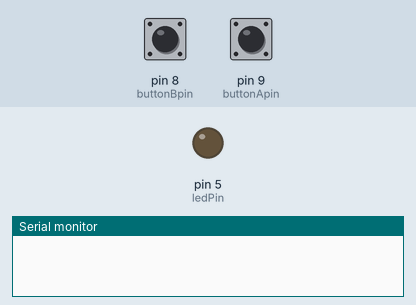
This sketch was run on a simulated Arduino Uno, built with avr-gcc and run on an emulated ATmega328P. Parts: output pins drawn as LEDs (lit = HIGH), the last lines printed to the serial monitor. Dashed ring = blinking. The test bench sets the inputs (shaded band); at power-on: pin 9 (buttonApin) HIGH, pin 8 (buttonBpin) HIGH.

Above: at 1.2 s.
1.3 s: pin 9 (buttonApin) pulled LOW for 0.15 s
At 1.55 s:
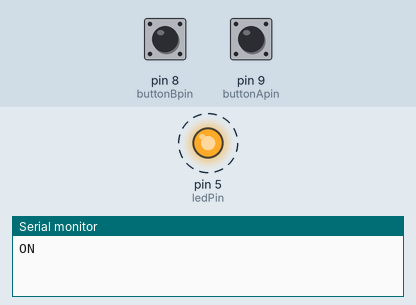
4.3 s: pin 8 (buttonBpin) pulled LOW for 0.15 s
At 4.3 s:
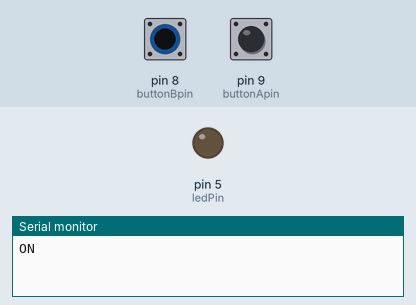
5.9 s: pin 9 (buttonApin) pulled LOW for 1 s
At 6.15 s:
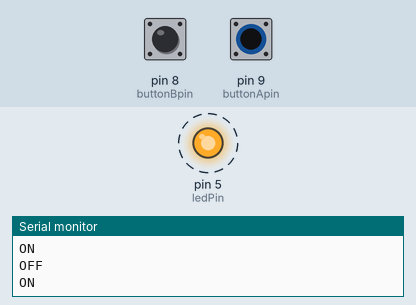
8.9 s: pin 8 (buttonBpin) pulled LOW for 1 s
Timing chart, 0 to 11.9 s (numbered marks = the images above; inputs shaded):
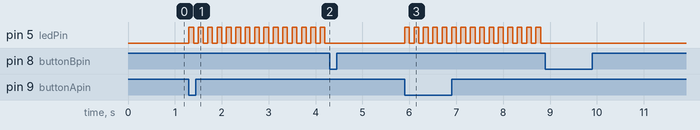

The sketch:

IoT_Sem1_Lek2_Lab4.ino
```cpp
/***********************************************************
File name: lab01.ino
Description: use push buttons with digital inputs to turn
             an LED on and off
***********************************************************/
int ledPin = 5;
int buttonApin = 9;
int buttonBpin = 8;
int blinking = 0;
int aChange = 0;
int bChange = 1;

byte leds = 0;

void setup() {
  pinMode(ledPin, OUTPUT);
  pinMode(buttonApin, INPUT_PULLUP);
  pinMode(buttonBpin, INPUT_PULLUP);
  Serial.begin(9600);
}

void loop() {
  if(digitalRead(buttonApin) == LOW && bChange == 1) {
    blinking = 1;
    aChange = 1;
    bChange = 0;
    Serial.println("ON");
  }
  else if(digitalRead(buttonBpin) == LOW && aChange == 1) {
    blinking = 0;
    bChange = 1;
    aChange = 0;
    Serial.println("OFF");
  }
  if(blinking) {
        digitalWrite(ledPin, HIGH);
        delay(100);
        digitalWrite(ledPin, LOW);
        delay(100);
  }
}
```

Measured:
- after the input at 1.3 s, pin 5 (ledPin): alternates HIGH for 0.10 s and LOW for 0.10 s, starting at once
- after the input at 4.3 s, pin 5 (ledPin): stops changing and stays LOW
- after the input at 5.9 s, pin 5 (ledPin): alternates HIGH for 0.10 s and LOW for 0.10 s, starting at once
- after the input at 8.9 s, pin 5 (ledPin): stops changing and stays LOW
